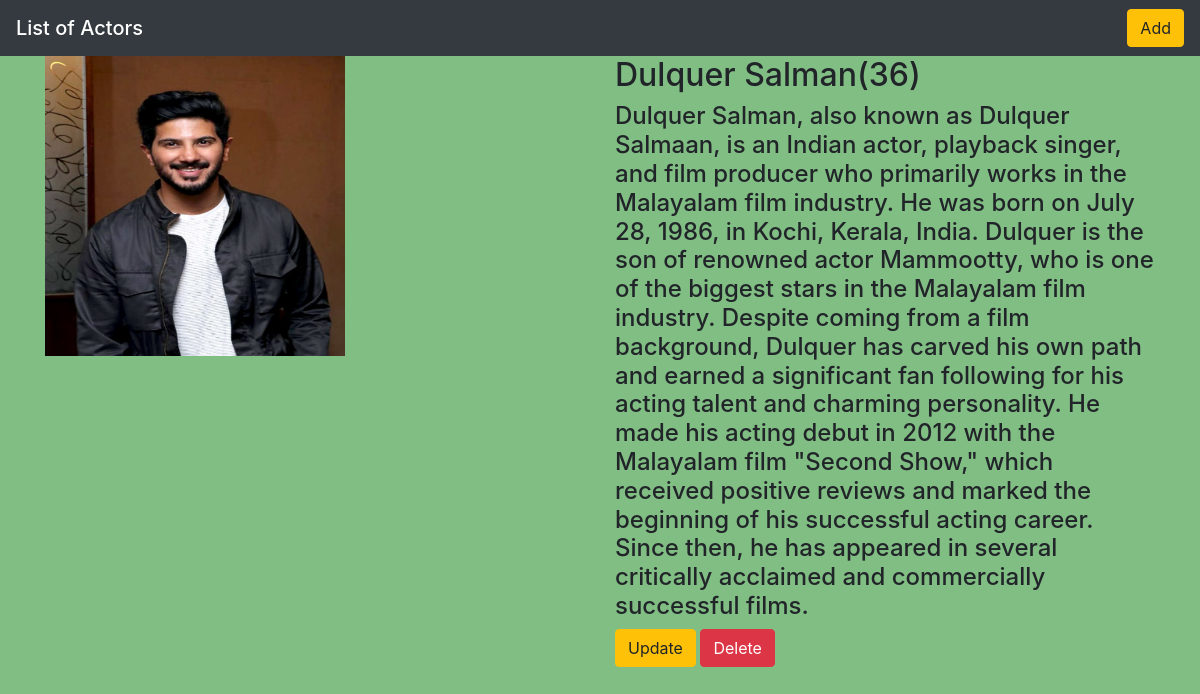
Page /detail/1/ on the committed database.
### actorsapp/models.py (models this page shows, shortened)
class actors(models.Model):
    Name = models.CharField(max_length=250)
    Age = models.IntegerField()
    Desc = models.TextField()
    Image = models.ImageField(upload_to="Gallery")

### actorsapp/views.py (the view)
# urls.py: path('detail/<int:id>/',views.detail,name='detail'),
def detail(request,id):
    Actors = actors.objects.get(id=id)
    return render(request,"detail.html",{'Actors_list':Actors})

### template/detail.html (shortened to what this page needs)
<!DOCTYPE html>
<html lang="en">
<head>
</head>
<body>
{% extends 'base.html' %}
{% block body %}
<div class="container">
    <div class="row">
        <div class="col-md-6">
            <img src="{{Actors_list.Image.url}}" width="300" height="300">
        </div>
        <div class="col-md-6">
            <h2>{{Actors_list.Name}}({{Actors_list.Age}})</h2>
            <h4>{{Actors_list.Desc}}</h4>
            <a class="btn btn-warning" href="{% url 'actorsapp:update' Actors_list.id %}">Update</a>
            <a class="btn btn-danger" href="{% url 'actorsapp:delete' Actors_list.id %}">Delete</a>
        </div>
    </div>
</div>
{% endblock %}

### static/style.css (style rules this page uses)
body { background-color:#81BE83; }

### rows in the picture
actors: Image (picture), Name "Dulquer Salman", Age "36", Desc "Dulquer Salman, also known as Dulquer Salmaan, is an Indian actor, playback singer, and film producer who primarily works in the Malayalam film industry. He was born on July 28, 1986, in Kochi, Kerala, India. Dulquer is the son of renowned actor Mammootty, who is one of the biggest stars in the Malayalam film industry. Despite coming from a film background, Dulquer has carved his own path and earned a significant fan following for his acting talent and charming personality. He made his acting debut in 2012 with the Malayalam film \"Second Show,\" which received positive reviews and marked the beginning of his successful acting career. Since then, he has appeared in several critically…"
